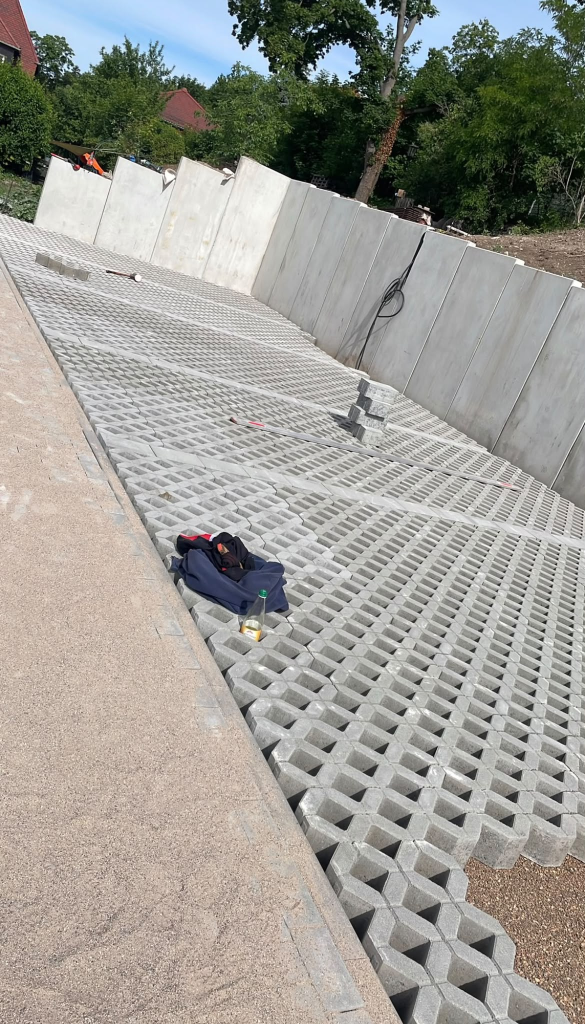
#> input picture content/originale/pflaster-wegebau-neu.jpg, 1170 x 2048 px, given in place of logo.png.jpeg, which was not available (shown at 1/2 size)
$ python optimize-images.py
#> lines starting #> are read from the running program, lines starting #| are printed output that depends on the picture; pictures that were not available may be replaced by others from this repository, and a replacement may not be noted
# -*- coding: utf-8 -*-
"""
Bild-Pipeline für die Galabau-Böttcher-Website.

Erzeugt aus den Originalen in content/originale/ optimierte Web-Bilder
in assets/img/ (AVIF + WebP + JPEG-Fallback, mehrere Breiten, quadratische
Instagram-Kacheln), bereitet das Logo auf (Motiv-Zuschnitt) und generiert
Favicons sowie das Open-Graph-Bild.

Aufruf aus dem Projektstamm:  python tools/optimize-images.py
Benötigt: Pillow >= 11 (mit AVIF/WebP-Support)
"""
from pathlib import Path
from PIL import Image, ImageDraw, ImageFont, ImageOps

ROOT = Path(__file__).resolve().parent.parent
SRC = ROOT / "content" / "originale"
OUT = ROOT / "assets" / "img"
OUT.mkdir(parents=True, exist_ok=True)

# Markenfarben (aus dem Logo extrahiert)
FOREST = (26, 58, 45)        # #1A3A2D
FOREST_DEEP = (18, 41, 31)   # #12291F
LIME = (151, 171, 41)        # #97AB29
PETROL = (37, 75, 102)       # #254B66
CREAM = (236, 239, 213)      # #ECEFD5

# Quellfotos -> URL-taugliche Namen
PHOTOS = {
    "1.jpg": "dachpflege",
    "ZAUNBAU1.jpg": "zaunbau",
    "termin sichern.jpg": "zaun-anfrage",
    "rueckbau-nebengebaeude.jpg": "abriss-rueckbau",
    "pflaster-wegebau-neu.png": "pflaster-wegebau",
    "erd-baggerarbeiten-neu.jpg": "erd-baggerarbeiten",
    "entwaesserung-sanierung-neu.jpg": "entwaesserung-sanierung",
    "abriss-rueckbau-neu.jpg": "abriss-rueckbau-neu",
    "gruenpflege-neu.jpg": "gruenpflege",
    "vorher-nachher-vorher.jpg": "vorher",
    "vorher-nachher-nachher.jpg": "nachher",
    # Zweiter Vorher/Nachher-Vergleich (Import aus Desktop "für claude": 1.jpeg / 3.jpeg).
    # Beide Originale sind 3:4 - gleiche Ausgabegroessen, dadurch deckungsgleiche Ausschnitte.
    "vorher-nachher-2-vorher.jpg": "vorher-2",
    "vorher-nachher-2-nachher.jpg": "nachher-2",
}
WIDTHS = [480, 800, 1200]
SQUARE = 600
# Nur diese Motive brauchen quadratische Kacheln (Instagram-Grid)
SQUARE_SLUGS = {"dachpflege", "zaunbau", "zaun-anfrage", "abriss-rueckbau"}
# Fotos ohne EXIF-Flag, die physisch gedreht vorliegen (Wert = Pillow-Transpose)
# Hinweis: gruenpflege-neu.jpg stand hier faelschlich mit ROTATE_270 und wurde
# dadurch um 90 Grad gekippt ausgeliefert. Das Original liegt bereits korrekt
# im Hochformat vor und braucht keine manuelle Drehung.
ROTATE: dict[str, Image.Transpose] = {}

report = []


def load(name: str) -> Image.Image:
#> called with name = 'logo.png.jpeg'
    im = Image.open(SRC / name)
#> im is the input picture: PIL image 1170x2048 RGB; mean R, G, B 158, 156.1, 149.5
    im = ImageOps.exif_transpose(im)  # EXIF-Drehung einbrennen
    if name in ROTATE:
        im = im.transpose(ROTATE[name])  # manuelle Drehung, falls kein EXIF-Flag
    return im.convert("RGB")


def save_all(im: Image.Image, stem: str) -> None:
    im.save(OUT / f"{stem}.avif", "AVIF", quality=55)
    im.save(OUT / f"{stem}.webp", "WEBP", quality=74, method=6)
    im.save(OUT / f"{stem}.jpg", "JPEG", quality=80, optimize=True, progressive=True)
    kb = (OUT / f"{stem}.avif").stat().st_size // 1024
    report.append(f"  {stem}.(avif|webp|jpg)  {im.width}x{im.height}  (avif {kb} KB)")


def responsive(name: str, slug: str) -> None:
    im = load(name)
    report.append(f"{name}  ->  {slug}  (Original {im.width}x{im.height})")
    for w in WIDTHS:
        h = round(im.height * w / im.width)
        save_all(im.resize((w, h), Image.LANCZOS), f"{slug}-{w}")
    # Quadratische Kachel (Instagram-Grid), Mittenausschnitt
    if slug in SQUARE_SLUGS:
        s = min(im.size)
        left, top = (im.width - s) // 2, (im.height - s) // 2
        sq = im.crop((left, top, left + s, top + s)).resize((SQUARE, SQUARE), Image.LANCZOS)
        save_all(sq, f"{slug}-sq-{SQUARE}")


# Instagram-Posts mit eingebranntem Werbetext: Schriftzug oben, Claim bzw.
# Logo-Wasserzeichen unten. Dazwischen liegt jeweils ein textfreies Band mit
# dem eigentlichen Motiv - genau das wird fuer die Website ausgeschnitten.
# (left, top, right, bottom) als Anteil der Bildkanten.
# Ersetzen, sobald die Originalfotos ohne Overlay vorliegen.
INSTA_CROPS = {
    # Datei, Ziel-Slug, Ausschnitt, Ausgabebreiten
    ("termin sichern.jpg", "zaunbau-clean"): ((0.08, 0.32, 0.70, 0.68), (480, 800)),
    ("ZAUNBAU1.jpg", "zaunbau-dsm"): ((0.00, 0.495, 0.55, 0.855), (480, 800, 1200)),
    ("1.jpg", "dachpflege-clean"): ((0.02, 0.30, 0.80, 0.82), (480, 800, 1200)),
}


# [10 lines left out: function insta_crops, not called in this run]


def logo() -> tuple[Image.Image, tuple[int, int, int]]:
    im = load("logo.png.jpeg")
    if im.height > im.width:  # Sicherheitsnetz, falls EXIF fehlt
        im = im.rotate(-90, expand=True)
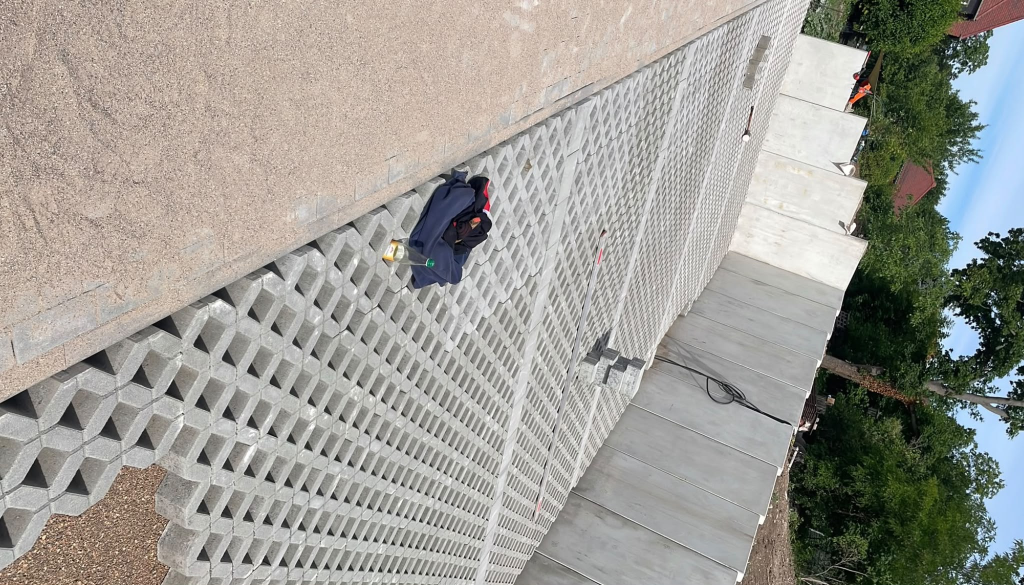
#> im: PIL image 2048x1170 RGB (shown at 1/2 size); mean R, G, B 158, 156.1, 149.5
    report.append(f"logo.png.jpeg  ->  {im.width}x{im.height} nach EXIF-Korrektur")
    bg = im.getpixel((20, 20))  # exakter Hintergrundton für OG-Bild
#> bg = (183, 166, 158)

    # Motiv-Zuschnitt (Kreise + Swoosh), relativ zu 1600x800 vermessen
    box = (
        round(im.width * 0.2656), round(im.height * 0.200),
        round(im.width * 0.7344), round(im.height * 0.669),
    )
#> box = (544, 234, 1504, 783)
    mark = im.crop(box)
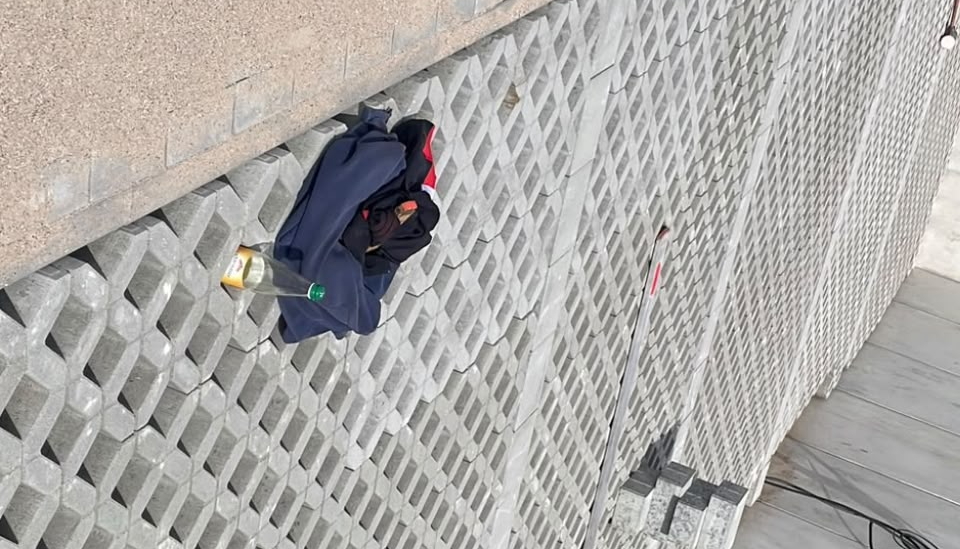
#> mark: PIL image 960x549 RGB; mean R, G, B 173.7, 171.3, 168.5
    # Grosse Variante fuer den Markenblock im Hero: Originalausschnitt in
    # voller Aufloesung, weder skaliert noch bearbeitet.
    mark.save(OUT / "logo-mark-hd.webp", "WEBP", quality=92, method=6)
    report.append(f"  logo-mark-hd.webp  {mark.width}x{mark.height} (unskaliert)")
    mark = mark.resize((640, round(mark.height * 640 / mark.width)), Image.LANCZOS)
#> mark: PIL image 640x366 RGB
    mark.save(OUT / "logo-mark.png", "PNG", optimize=True)
    mark.save(OUT / "logo-mark.webp", "WEBP", quality=88, method=6)
    report.append(f"  logo-mark.png/webp  {mark.width}x{mark.height}")

    # Header-Variante: wird mit 82x41 CSS-Pixeln dargestellt, 200px Breite deckt
    # auch 2x-Displays ab. Spart im kritischen Ladepfad gegenueber logo-mark.webp.
    small = mark.resize((200, round(mark.height * 200 / mark.width)), Image.LANCZOS)
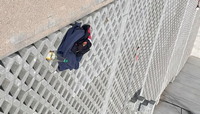
#> small: PIL image 200x114 RGB; mean R, G, B 173.7, 171.3, 168.5
    small.save(OUT / "logo-mark-200.webp", "WEBP", quality=88, method=6)
    report.append(f"  logo-mark-200.webp  {small.width}x{small.height}")

    # Komplettes Banner als Referenz
    full = im.resize((1200, round(im.height * 1200 / im.width)), Image.LANCZOS)
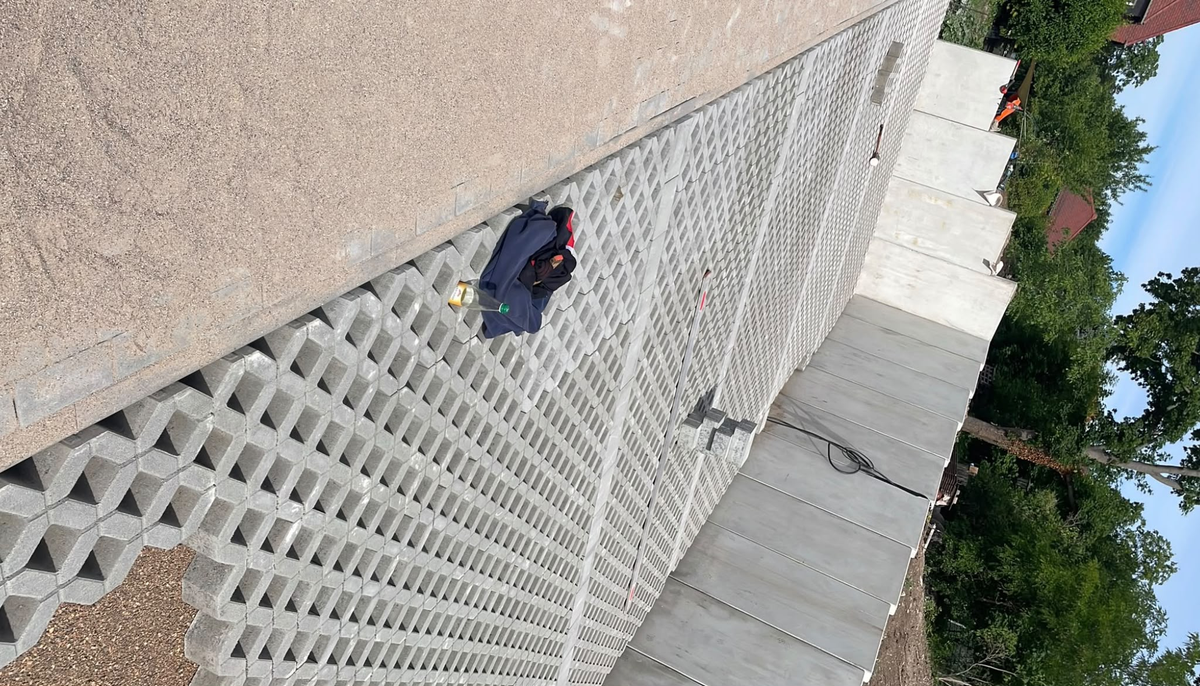
#> full: PIL image 1200x686 RGB; mean R, G, B 158, 156.1, 149.5
    full.save(OUT / "logo-full-1200.jpg", "JPEG", quality=85, optimize=True)
    report.append(f"  logo-full-1200.jpg  {full.width}x{full.height}")
    return mark, bg


# [47 lines left out: functions favicons, og_image, not called in this run]


def main() -> None:
    mark, bg = logo()
#> bg = (183, 166, 158)
    for name, slug in PHOTOS.items():
        responsive(name, slug)
#> call 2 of load, with name = '1.jpg'
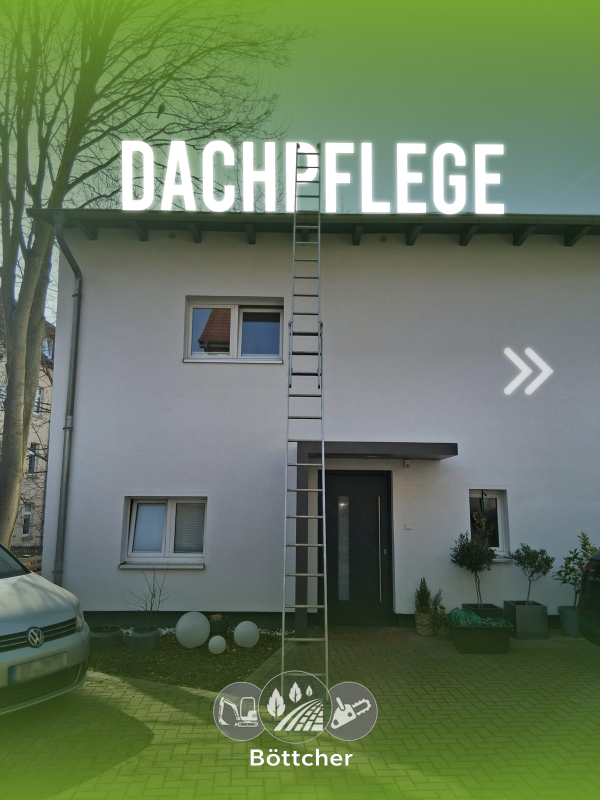
#> input picture content/originale/1.jpg, 1200 x 1600 px (shown at 1/2 size)
#> in load, im is the input picture: PIL image 1200x1600 RGB; mean R, G, B 102.9, 119.5, 94.1
#> the loop in responsive, `for w in WIDTHS:` made 1 pass
#> pass 1, in save_all, `im.save(OUT / f"{stem}.avif", "AVIF", quality=55)`:
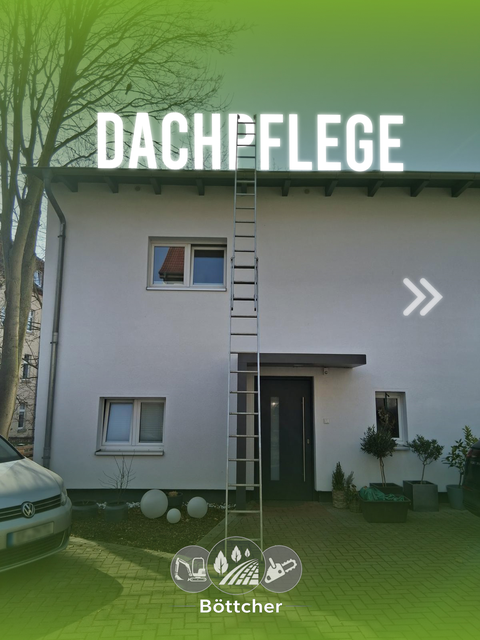
#> saved as dachpflege-480.avif: PIL image 480x640 RGB; mean R, G, B 102.9, 119.4, 94.1
    insta_crops()
    favicons()
    og_image(mark, bg)
    print("\n".join(report))
    print(f"\nFertig. Ausgaben in {OUT}")


if __name__ == "__main__":
#> (the run stopped early here; a loop or call above may not have finished)
